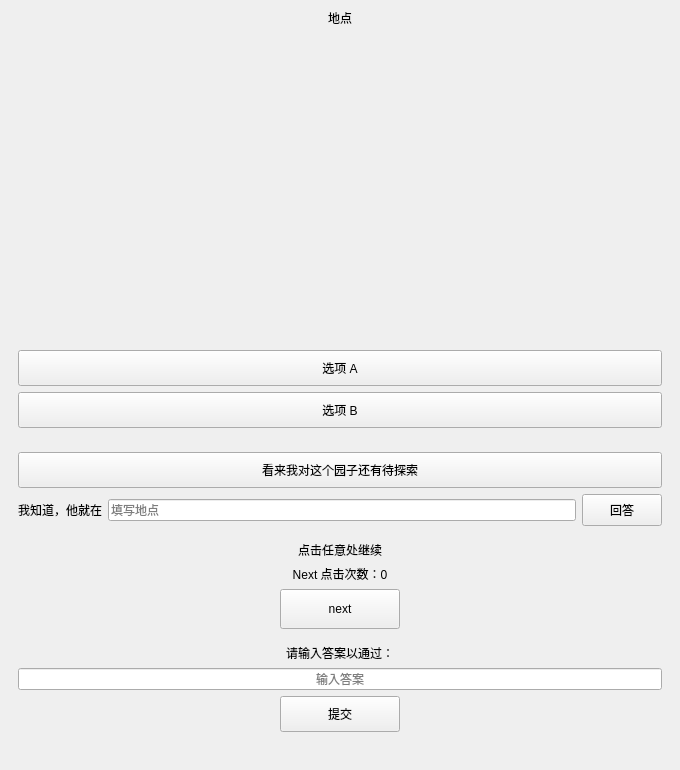
<?xml version="1.0" encoding="UTF-8"?>
<ui version="4.0">
 <class>Site_Window</class>
 <widget class="QMainWindow" name="Site_Window">
  <property name="geometry">
   <rect>
    <x>0</x>
    <y>0</y>
    <width>680</width>
    <height>560</height>
   </rect>
  </property>
  <property name="windowTitle">
   <string>Site</string>
  </property>
  <widget class="QWidget" name="centralwidget">
   <layout class="QVBoxLayout" name="verticalLayout">
    <item>
     <widget class="QLabel" name="lblSiteTitle">
      <property name="alignment">
       <set>Qt::AlignmentFlag::AlignCenter</set>
      </property>
      <property name="text">
       <string>地点</string>
      </property>
     </widget>
    </item>
    <item>
     <widget class="QWidget" name="sceneStage">
      <property name="sizePolicy">
       <sizepolicy hsizetype="Expanding" vsizetype="Expanding">
        <horstretch>1</horstretch>
        <verstretch>1</verstretch>
       </sizepolicy>
      </property>
      <property name="minimumSize">
       <size>
        <width>0</width>
        <height>200</height>
       </size>
      </property>
      <layout class="QGridLayout" name="sceneStageLayout">
       <property name="leftMargin">
        <number>0</number>
       </property>
       <property name="topMargin">
        <number>0</number>
       </property>
       <property name="rightMargin">
        <number>0</number>
       </property>
       <property name="bottomMargin">
        <number>0</number>
       </property>
       <property name="spacing">
        <number>0</number>
       </property>
       <item row="0" column="0">
        <widget class="QLabel" name="lblSceneBackground">
         <property name="alignment">
          <set>Qt::AlignmentFlag::AlignCenter</set>
         </property>
         <property name="scaledContents">
          <bool>true</bool>
         </property>
         <property name="text">
          <string/>
         </property>
        </widget>
       </item>
       <item row="0" column="0" alignment="Qt::AlignmentFlag::AlignBottom|Qt::AlignmentFlag::AlignLeft">
        <widget class="QLabel" name="lblPortraitLeft">
         <property name="scaledContents">
          <bool>true</bool>
         </property>
         <property name="text">
          <string/>
         </property>
        </widget>
       </item>
       <item row="0" column="0" alignment="Qt::AlignmentFlag::AlignBottom|Qt::AlignmentFlag::AlignRight">
        <widget class="QLabel" name="lblPortraitRight">
         <property name="scaledContents">
          <bool>true</bool>
         </property>
         <property name="text">
          <string/>
         </property>
        </widget>
       </item>
      </layout>
     </widget>
    </item>
    <item>
     <widget class="QLabel" name="lblDialogue">
      <property name="minimumSize">
       <size>
        <width>0</width>
        <height>96</height>
       </size>
      </property>
      <property name="wordWrap">
       <bool>true</bool>
      </property>
      <property name="alignment">
       <set>Qt::AlignmentFlag::AlignLeading|Qt::AlignmentFlag::AlignTop</set>
      </property>
      <property name="text">
       <string/>
      </property>
     </widget>
    </item>
    <item>
     <widget class="QWidget" name="dialogueChoiceWidget">
      <property name="visible">
       <bool>false</bool>
      </property>
      <layout class="QVBoxLayout" name="dialogueChoiceLayout">
       <item>
        <widget class="QPushButton" name="btnDialogueChoiceA">
         <property name="minimumSize">
          <size>
           <width>0</width>
           <height>36</height>
          </size>
         </property>
         <property name="text">
          <string>选项 A</string>
         </property>
        </widget>
       </item>
       <item>
        <widget class="QPushButton" name="btnDialogueChoiceB">
         <property name="minimumSize">
          <size>
           <width>0</width>
           <height>36</height>
          </size>
         </property>
         <property name="text">
          <string>选项 B</string>
         </property>
        </widget>
       </item>
      </layout>
     </widget>
    </item>
    <item>
     <widget class="QWidget" name="monumentChoiceWidget">
      <property name="visible">
       <bool>false</bool>
      </property>
      <layout class="QVBoxLayout" name="monumentChoiceLayout">
       <item>
        <widget class="QPushButton" name="btnMonumentDefer">
         <property name="minimumSize">
          <size>
           <width>0</width>
           <height>36</height>
          </size>
         </property>
         <property name="text">
          <string>看来我对这个园子还有待探索</string>
         </property>
        </widget>
       </item>
       <item>
        <layout class="QHBoxLayout" name="monumentAnswerLayout">
         <item>
          <widget class="QLabel" name="lblMonumentPrompt">
           <property name="text">
            <string>我知道，他就在</string>
           </property>
          </widget>
         </item>
         <item>
          <widget class="QLineEdit" name="inputMonumentAnswer">
           <property name="placeholderText">
            <string>填写地点</string>
           </property>
          </widget>
         </item>
         <item>
          <widget class="QPushButton" name="btnMonumentSubmit">
           <property name="minimumSize">
            <size>
             <width>72</width>
             <height>32</height>
            </size>
           </property>
           <property name="text">
            <string>回答</string>
           </property>
          </widget>
         </item>
        </layout>
       </item>
      </layout>
     </widget>
    </item>
    <item>
     <widget class="QLabel" name="lblClickHint">
      <property name="alignment">
       <set>Qt::AlignmentFlag::AlignCenter</set>
      </property>
      <property name="text">
       <string>点击任意处继续</string>
      </property>
     </widget>
    </item>
    <item>
     <widget class="QLabel" name="lblProgress">
      <property name="alignment">
       <set>Qt::AlignmentFlag::AlignCenter</set>
      </property>
      <property name="text">
       <string>Next 点击次数：0</string>
      </property>
     </widget>
    </item>
    <item>
     <spacer name="verticalSpacer">
      <property name="orientation">
       <enum>Qt::Orientation::Vertical</enum>
      </property>
      <property name="sizeHint" stdset="0">
       <size>
        <width>20</width>
        <height>20</height>
       </size>
      </property>
     </spacer>
    </item>
    <item alignment="Qt::AlignmentFlag::AlignHCenter">
     <widget class="QPushButton" name="btnNext">
      <property name="minimumSize">
       <size>
        <width>120</width>
        <height>40</height>
       </size>
      </property>
      <property name="text">
       <string>next</string>
      </property>
     </widget>
    </item>
    <item>
     <widget class="QWidget" name="challengeWidget">
      <property name="visible">
       <bool>false</bool>
      </property>
      <layout class="QVBoxLayout" name="challengeLayout">
       <item>
        <widget class="QLabel" name="lblChallengeHint">
         <property name="alignment">
          <set>Qt::AlignmentFlag::AlignCenter</set>
         </property>
         <property name="text">
          <string>请输入答案以通过：</string>
         </property>
        </widget>
       </item>
       <item>
        <widget class="QLineEdit" name="inputAnswer">
         <property name="alignment">
          <set>Qt::AlignmentFlag::AlignCenter</set>
         </property>
         <property name="placeholderText">
          <string>输入答案</string>
         </property>
        </widget>
       </item>
       <item alignment="Qt::AlignmentFlag::AlignHCenter">
        <widget class="QPushButton" name="btnSubmit">
         <property name="minimumSize">
          <size>
           <width>120</width>
           <height>36</height>
          </size>
         </property>
         <property name="text">
          <string>提交</string>
         </property>
        </widget>
       </item>
       <item>
        <widget class="QLabel" name="lblVerdict">
         <property name="alignment">
          <set>Qt::AlignmentFlag::AlignCenter</set>
         </property>
         <property name="text">
          <string/>
         </property>
        </widget>
       </item>
      </layout>
     </widget>
    </item>
   </layout>
  </widget>
 </widget>
 <resources/>
 <connections/>
</ui>
